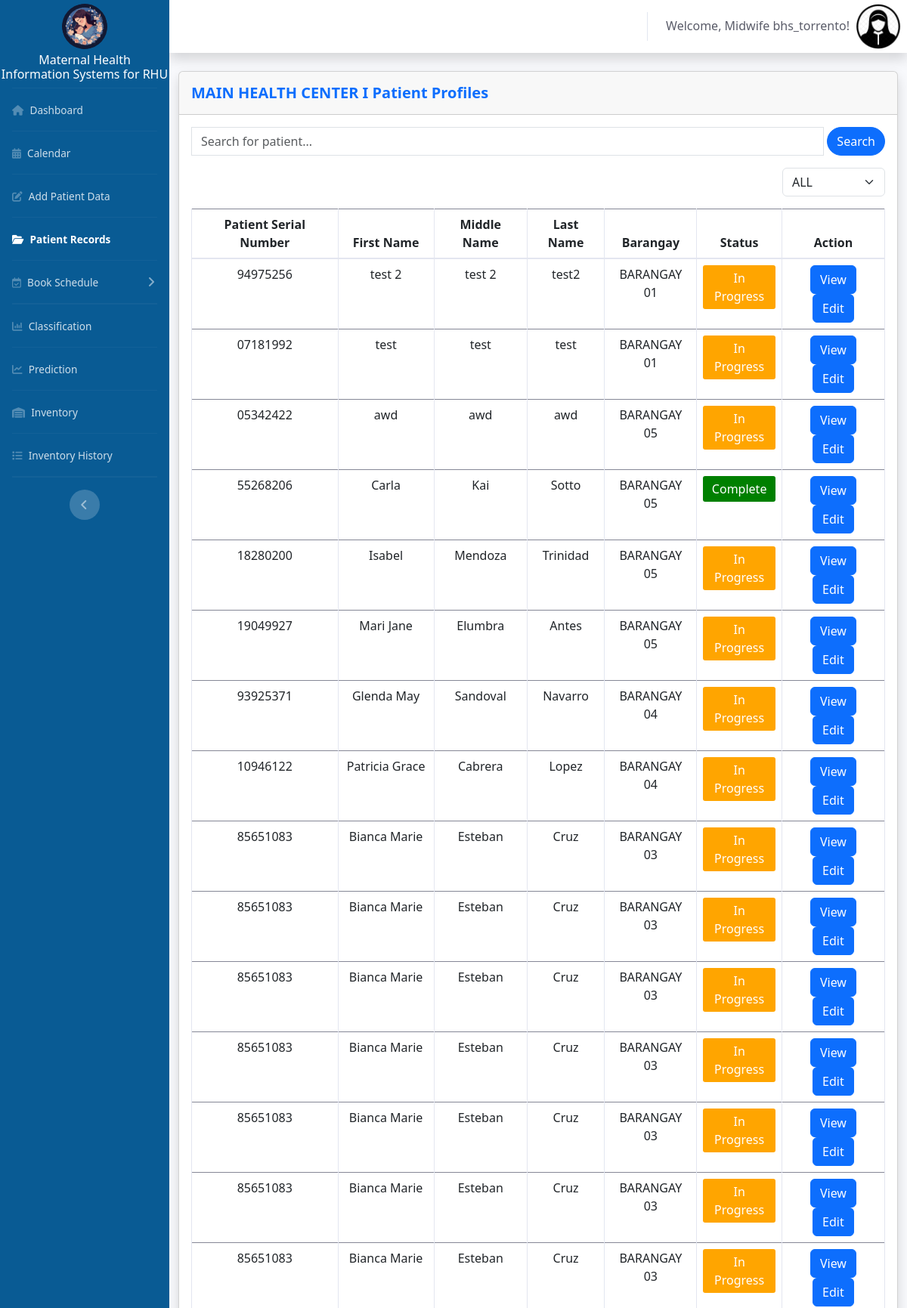
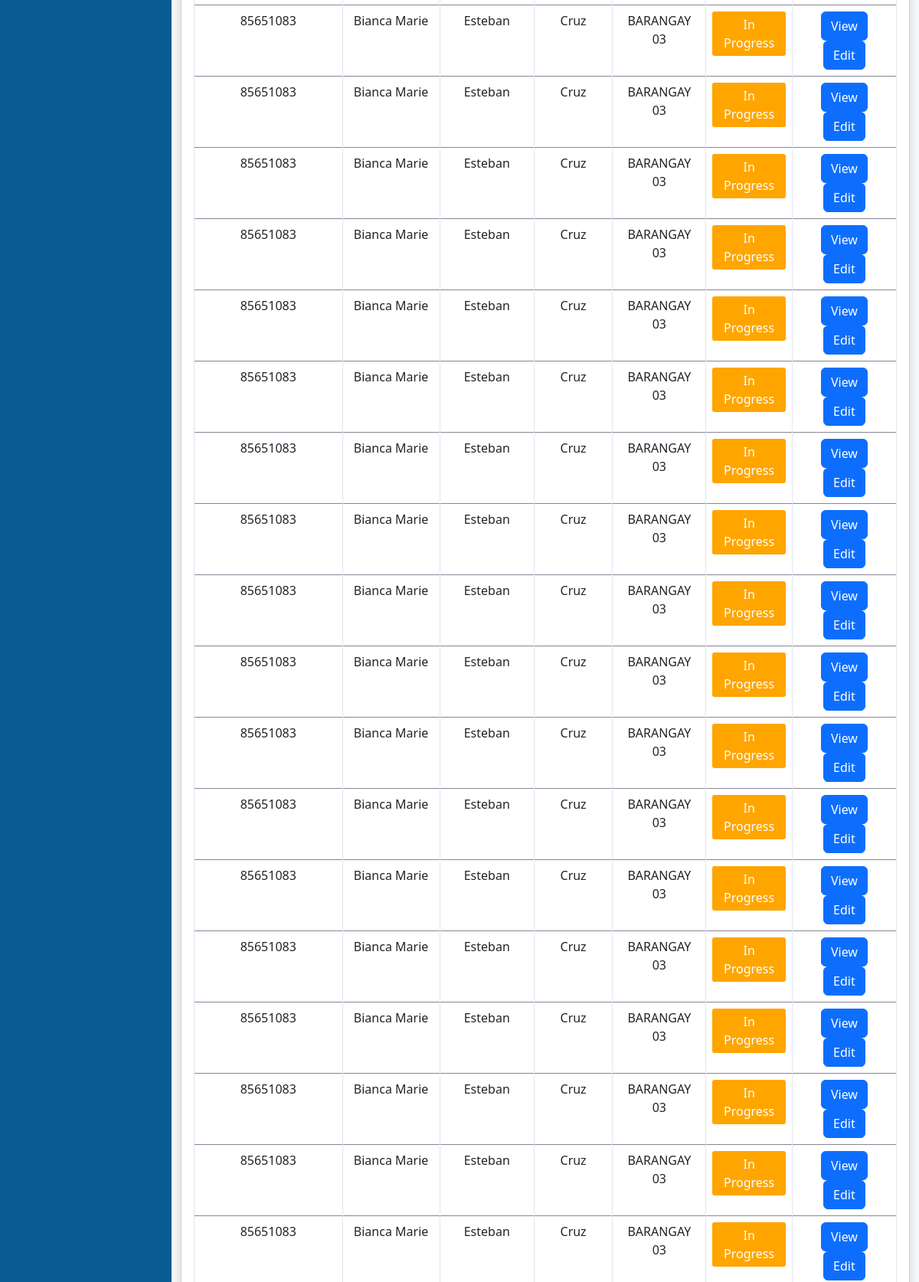
Screenshot of /bhs_patient-records.php (signed in, upper part) with the database file from the repository (2 pictures, top to bottom).
### tables this page shows
CREATE TABLE `user` (
  `userID` int(11) NOT NULL,
  `stationID` int(11) DEFAULT NULL,
  `userFname` text NOT NULL,
  `userLname` text NOT NULL,
  `userUname` text NOT NULL,
  `userPassword` text NOT NULL,
  `userContactNumber` varchar(20) NOT NULL,
  `userType` text NOT NULL,
  `isActive` tinyint(4) NOT NULL DEFAULT 1 COMMENT '1 = active; 0 = inactive	'
);

CREATE TABLE `station` (
  `stationID` int(11) NOT NULL,
  `stationName` text NOT NULL,
  `isActive` int(11) NOT NULL DEFAULT 1 COMMENT '1 = active; 0 = inactive'
);

CREATE TABLE `patient` (
  `patientID` int(11) NOT NULL,
  `barangayID` int(11) DEFAULT NULL,
  `patientSerialNumber` varchar(20) NOT NULL,
  `registrationDate` date NOT NULL,
  `patientFname` text NOT NULL,
  `patientMname` text NOT NULL,
  `patientLname` text NOT NULL,
  `patientBirthday` date NOT NULL,
  `patientAge` int(11) NOT NULL,
  `patientWeight` float NOT NULL,
  `patientHeight` float NOT NULL,
  `patientBMI` float NOT NULL,
  `patientBMICategory` text NOT NULL,
  `patientBloodType` text NOT NULL,
  `patientContactNumber` varchar(20) DEFAULT NULL,
  `patientEmergencyContact` varchar(20) DEFAULT NULL,
  `patientNHTS` tinyint(4) NOT NULL COMMENT '1 = yes; 0 = no',
  `isActive` tinyint(4) NOT NULL DEFAULT 1 COMMENT '1 = active; 0 = inactive	'
);

CREATE TABLE `barangay` (
  `barangayID` int(11) NOT NULL,
  `stationID` int(11) NOT NULL,
  `barangayName` text NOT NULL,
  `isActive` tinyint(2) DEFAULT 1 COMMENT '0 = inactive; 1 = active'
);

### bhs_patient-records.php (the view, shortened to what this page needs)
<?php
include('includes/header.php');
include('includes/midwife_navbar.php');
$username = $_SESSION['user'];
$query = "SELECT u.*, s.stationName FROM user u LEFT JOIN station s ON u.stationID = s.stationID WHERE userUname = '$username' AND userType = 'BHS'";
$result = mysqli_query($conn, $query);
if ($result && mysqli_num_rows($result) > 0) {
  $user_data = mysqli_fetch_assoc($result);
  $stationID = $user_data['stationID'];
}
?>
<div class="container-fluid">
  <div class="row my-3">
    <div class="col-lg-12">
      <div class="card shadow mb-4">
        <div class="card-header py-3">
          <h5 class="m-0 font-weight-bold text-primary"><?php echo $user_data['stationName']; ?> Patient Profiles</h5>
        </div>
        <div class="card-body">
          <form action="" method="GET" class="mb-3">
            <div class="input-group">
              <input type="text" name="search_query" class="form-control rounded-0" placeholder="Search for patient..." value="<?php echo isset($_GET['search_query']) ? htmlspecialchars($_GET['search_query']) : ''; ?>">
              <button type="submit" class="btn btn-primary rounded-pill ml-1">Search</button>
            </div>
          </form>
          <div class="d-flex justify-content-end my-3">
            <form action="" method="GET" class="form-inline">
              <select name="status_filter" class="form-select" onchange="this.form.submit()">
                <option value="">ALL</option>
              </select>
            </form>
          </div>
          <div class="table-responsive">
            <?php
            $query = "SELECT
                        p.*,
                        b.barangayName,
                        IF(
                          pro.poTerminatedDate IS NOT NULL AND
                          pro.poOutcome IS NOT NULL AND
                          pro.poBabySex IS NOT NULL AND
                          pro.poBabyWeight IS NOT NULL AND
                          pro.poDeliveryType IS NOT NULL AND
                          pro.poPlaceType IS NOT NULL AND
                          pro.poBirthAttendant IS NOT NULL AND
                          pro.poDeliveryDate IS NOT NULL AND
                          pro.poDeliveryTime IS NOT NULL,
                          'Complete', 'In Progress') AS status
                      FROM patient p
                      LEFT JOIN barangay b ON p.barangayID = b.barangayID
                      LEFT JOIN calcium_info cal ON p.patientID = cal.patientID
                      LEFT JOIN deworming_info dew ON p.patientID = dew.patientID
                      LEFT JOIN infectious inf ON p.patientID = inf.patientID
                      LEFT JOIN laboratory lab ON p.patientID = lab.patientID
                      LEFT JOIN micronutrient_info mic ON p.patientID = mic.patientID
                      LEFT JOIN `pre-natal_info` prn ON p.patientID = prn.patientID
                      LEFT JOIN pregnancy_outcome pro ON p.patientID = pro.patientID
                      LEFT JOIN tetanus_info tet ON p.patientID = tet.patientID
                      WHERE b.stationID = '$stationID'";
            $query .= " ORDER BY patientID DESC";
            $result = mysqli_query($conn, $query);
            ?>
            <table class="table table-bordered table-hover text-center" id="table-patient-records">
              <thead>
                <tr>
                  <th>Patient Serial Number</th>
                  <th>First Name</th>
                  <th>Middle Name</th>
                  <th>Last Name</th>
                  <th>Barangay</th>
                  <th>Status</th>
                  <th>Action</th>
                </tr>
              </thead>
              <tbody>
                <?php while ($row = mysqli_fetch_assoc($result)): ?>
                  <tr>
                    <td><?php echo $row['patientSerialNumber']; ?></td>
                    <td><?php echo htmlspecialchars($row['patientFname']); ?></td>
                    <td><?php echo htmlspecialchars($row['patientMname']); ?></td>
                    <td><?php echo htmlspecialchars($row['patientLname']); ?></td>
                    <td><?php echo htmlspecialchars($row['barangayName']); ?></td>
                    <td>
                      <p style="background-color: <?php echo $row['status'] == 'Complete' ? 'green' : ($row['status'] == 'In Progress' ? 'orange' : 'white'); ?>; color: white; padding: 5px; border-radius: 3px; margin: 0;">
                        <?php echo htmlspecialchars($row['status']); ?>
                      </p>
                    </td>
                    <td>
                      <a href="bhs_patient-view?id=<?php echo $row['patientID']; ?>" class="btn btn-primary">View</a>
                      <a href="bhs_patient-edit?id=<?php echo $row['patientID']; ?>" class="btn btn-primary">Edit</a>
                    </td>
                  </tr>
                <?php endwhile; ?>
              </tbody>
            </table>
          </div>
        </div>
      </div>
    </div>
  </div>
</div>

### rows the page displays
user: stationID.stationName "MAIN HEALTH CENTER I"
patient: patientSerialNumber "94975256", patientFname "test 2", patientMname "test 2", patientLname "test2", barangayID.barangayName "BARANGAY 01", status "In Progress"
patient: patientSerialNumber "07181992", patientFname "test", patientMname "test", patientLname "test", barangayID.barangayName "BARANGAY 01", status "In Progress"
patient: patientSerialNumber "05342422", patientFname "awd", patientMname "awd", patientLname "awd", barangayID.barangayName "BARANGAY 05", status "In Progress"
patient: patientSerialNumber "55268206", patientFname "Carla", patientMname "Kai", patientLname "Sotto", barangayID.barangayName "BARANGAY 05", status "Complete"
patient: patientSerialNumber "18280200", patientFname "Isabel", patientMname "Mendoza", patientLname "Trinidad", barangayID.barangayName "BARANGAY 05", status "In Progress"
patient: patientSerialNumber "19049927", patientFname "Mari Jane", patientMname "Elumbra", patientLname "Antes", barangayID.barangayName "BARANGAY 05", status "In Progress"
patient: patientSerialNumber "93925371", patientFname "Glenda May", patientMname "Sandoval", patientLname "Navarro", barangayID.barangayName "BARANGAY 04", status "In Progress"
patient: patientSerialNumber "10946122", patientFname "Patricia Grace", patientMname "Cabrera", patientLname "Lopez", barangayID.barangayName "BARANGAY 04", status "In Progress"
patient: patientSerialNumber "85651083", patientFname "Bianca Marie", patientMname "Esteban", patientLname "Cruz", barangayID.barangayName "BARANGAY 03", status "In Progress"

### other values shown
$_SESSION['user'] "bhs_torrento"
